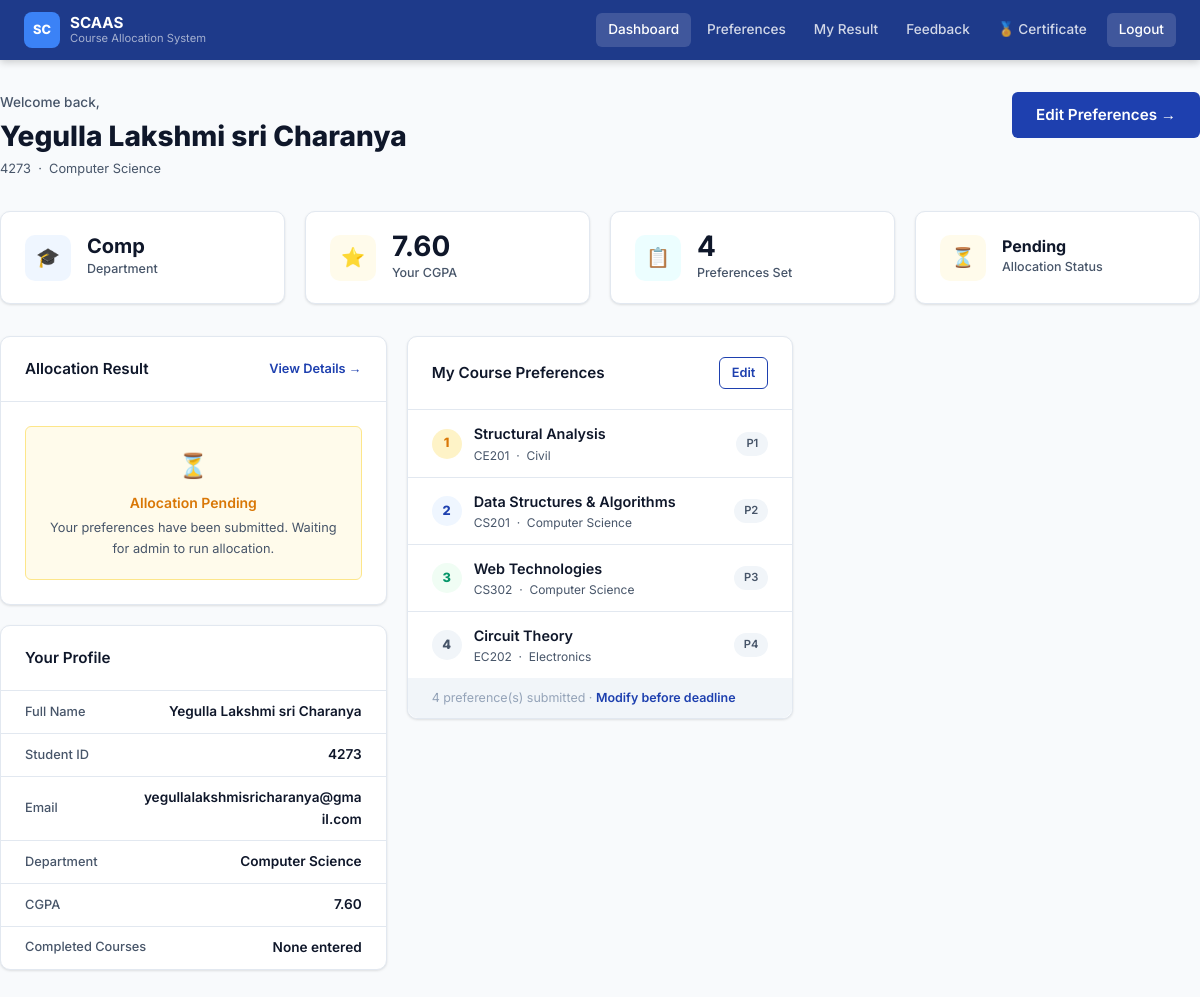
Page /dashboard (signed in) on the committed database.
### tables this page shows
CREATE TABLE students (
        id INTEGER PRIMARY KEY AUTOINCREMENT, name TEXT NOT NULL,
        student_id TEXT UNIQUE NOT NULL, email TEXT UNIQUE NOT NULL,
        password TEXT NOT NULL, department TEXT NOT NULL,
        cgpa REAL DEFAULT 0.0, completed_courses TEXT DEFAULT '',
        created_at TIMESTAMP DEFAULT CURRENT_TIMESTAMP);

CREATE TABLE preferences (
        id INTEGER PRIMARY KEY AUTOINCREMENT, student_id INTEGER NOT NULL,
        course_id INTEGER NOT NULL, priority_rank INTEGER NOT NULL,
        submitted_at TIMESTAMP DEFAULT CURRENT_TIMESTAMP,
        FOREIGN KEY(student_id) REFERENCES students(id) ON DELETE CASCADE,
        FOREIGN KEY(course_id) REFERENCES courses(course_id) ON DELETE CASCADE,
        UNIQUE(student_id, course_id));

CREATE TABLE courses (
        course_id INTEGER PRIMARY KEY AUTOINCREMENT, course_name TEXT NOT NULL,
        course_code TEXT UNIQUE NOT NULL, department TEXT NOT NULL,
        seat_capacity INTEGER NOT NULL, seats_remaining INTEGER NOT NULL,
        prerequisite TEXT DEFAULT 'None', day TEXT DEFAULT 'Monday',
        time_slot TEXT DEFAULT '09:00-10:30', venue TEXT DEFAULT 'TBD',
        description TEXT DEFAULT '', is_active INTEGER DEFAULT 1,
        created_at TIMESTAMP DEFAULT CURRENT_TIMESTAMP, start_date TEXT DEFAULT '', end_date TEXT DEFAULT '');

### app.py (the view, shortened to what this page needs)
@app.route('/dashboard')
def dashboard():
    if session.get('role') != 'student': return redirect(url_for('login'))
    conn = get_db()
    student = conn.execute('SELECT * FROM students WHERE id=?', (session['student_id'],)).fetchone()
    allocation = conn.execute('''SELECT a.*, c.course_name, c.course_code, c.department, c.day, c.time_slot, c.venue
        FROM allocations a JOIN courses c ON a.course_id=c.course_id
        WHERE a.student_id=? AND a.allocation_status="Allocated"''', (session['student_id'],)).fetchone()
    prefs = conn.execute('''SELECT p.*, c.course_name, c.course_code, c.department
        FROM preferences p JOIN courses c ON p.course_id=c.course_id
        WHERE p.student_id=? ORDER BY p.priority_rank''', (session['student_id'],)).fetchall()
    settings = conn.execute('SELECT * FROM allocation_settings WHERE id=1').fetchone()
    has_feedback = False
    has_cert = False
    conn.close()
    return render_template('dashboard.html', student=student, allocation=allocation,
        preferences=prefs, settings=settings, has_feedback=has_feedback, has_cert=has_cert)

### app.py (called while the page is built)
def get_db():
    conn = sqlite3.connect(DB_PATH)
    conn.row_factory = sqlite3.Row
    conn.execute("PRAGMA foreign_keys = ON")
    return conn

### templates/dashboard.html (shortened to what this page needs)
{% extends "base.html" %}
{% block content %}
<div class="container page-wrap">
  <div style="display:flex;justify-content:space-between;align-items:flex-start;margin-bottom:2rem;flex-wrap:wrap;gap:1rem;">
    <div>
      <p style="color:var(--text2);font-size:0.85rem;font-weight:500;">Welcome back,</p>
      <h1 style="font-size:1.75rem;font-weight:800;">{{ student['name'] }}</h1>
      <p style="color:var(--text2);font-size:0.8rem;">{{ student['student_id'] }} &nbsp;·&nbsp; {{ student['department'] }}</p>
    </div>
    {% if settings['allow_modifications'] %}
    <div style="display:flex;gap:8px;flex-wrap:wrap;">
      <a href="/preferences" class="btn btn-primary btn-lg">
        {% if preferences %}Edit Preferences{% else %}Select Preferences{% endif %} →
      </a>
    </div>
    {% endif %}
  </div>
  <div class="grid grid-4" style="margin-bottom:2rem;">
    <div class="stat-card">
      <div class="stat-icon blue">🎓</div>
      <div><div class="stat-value" style="font-size:1.25rem;">{{ student['department'][:4] }}</div><div class="stat-label">Department</div></div>
    </div>
    <div class="stat-card">
      <div class="stat-icon amber">⭐</div>
      <div><div class="stat-value">{{ "%.2f"|format(student['cgpa']) }}</div><div class="stat-label">Your CGPA</div></div>
    </div>
    <div class="stat-card">
      <div class="stat-icon cyan">📋</div>
      <div><div class="stat-value">{{ preferences|length }}</div><div class="stat-label">Preferences Set</div></div>
    </div>
    <div class="stat-card">
      <div class="stat-icon {% if allocation %}green{% else %}amber{% endif %}">{% if allocation %}✓{% else %}⏳{% endif %}</div>
      <div><div class="stat-value" style="font-size:1rem;">{% if allocation %}Allocated{% else %}Pending{% endif %}</div><div class="stat-label">Allocation Status</div></div>
    </div>
  </div>
  <div class="grid grid-2" style="align-items:start;">
    <div style="display:flex;flex-direction:column;gap:1.25rem;">
      <div class="card">
        <div class="card-header"><h3>Allocation Result</h3><a href="/my-allocation" style="font-size:0.8rem;color:var(--primary);text-decoration:none;font-weight:600;">View Details →</a></div>
        <div class="card-body">
          {% if allocation %}
          <div style="background:#f0fdf4;border:1px solid #bbf7d0;border-radius:var(--radius-sm);padding:1.25rem;">
            <div style="display:flex;align-items:center;gap:8px;margin-bottom:0.5rem;">
              <span style="color:var(--success);font-size:1.1rem;">✅</span>
              <span style="font-weight:700;color:var(--success);">Course Allocated Successfully</span>
            </div>
            <div style="font-size:1.1rem;font-weight:700;color:var(--text);margin-bottom:2px;">{{ allocation['course_name'] }}</div>
            <div style="font-size:0.8rem;color:var(--text2);">{{ allocation['course_code'] }} &nbsp;·&nbsp; {{ allocation['department'] }}</div>
            <div style="font-size:0.8rem;color:var(--text2);margin-top:4px;">{{ allocation['day'] }} &nbsp;·&nbsp; {{ allocation['time_slot'] }}</div>
          </div>
          {% else %}
          <div style="background:#fffbeb;border:1px solid #fde68a;border-radius:var(--radius-sm);padding:1.25rem;text-align:center;">
            <div style="font-size:1.5rem;margin-bottom:6px;">⏳</div>
            <div style="font-weight:600;color:var(--warning);margin-bottom:4px;">Allocation Pending</div>
            <div style="font-size:0.8rem;color:var(--text2);">
              {% if preferences %}Your preferences have been submitted. Waiting for admin to run allocation.
              {% else %}Please submit your course preferences first.{% endif %}
            </div>
          </div>
          {% endif %}
        </div>
      </div>
      <div class="card">
        <div class="card-header"><h3>Your Profile</h3></div>
        <div class="card-body" style="padding:0;">
          {% for label, value in [('Full Name', student['name']),('Student ID', student['student_id']),('Email', student['email']),('Department', student['department']),('CGPA', "%.2f"|format(student['cgpa'])),('Completed Courses', student['completed_courses'] or 'None entered')] %}
          <div style="display:flex;justify-content:space-between;align-items:center;padding:10px 1.5rem;{% if not loop.last %}border-bottom:1px solid var(--border);{% endif %}">
            <span style="font-size:0.8rem;color:var(--text2);font-weight:500;">{{ label }}</span>
            <span style="font-size:0.85rem;font-weight:600;color:var(--text);max-width:220px;text-align:right;word-break:break-all;">{{ value }}</span>
          </div>
          {% endfor %}
        </div>
      </div>
    </div>
    <div class="card">
      <div class="card-header">
        <h3>My Course Preferences</h3>
        {% if settings['allow_modifications'] %}<a href="/preferences" class="btn btn-sm btn-outline">{% if preferences %}Edit{% else %}Select{% endif %}</a>{% endif %}
      </div>
      <div class="card-body" style="padding:0;">
        {% if preferences %}
          {% for pref in preferences %}
          <div style="display:flex;align-items:center;gap:12px;padding:12px 1.5rem;{% if not loop.last %}border-bottom:1px solid var(--border);{% endif %}">
            <div style="width:30px;height:30px;border-radius:50%;display:flex;align-items:center;justify-content:center;font-size:0.8rem;font-weight:800;flex-shrink:0;
              {% if loop.index==1 %}background:#fef3c7;color:#d97706;
              {% elif loop.index==2 %}background:#eff6ff;color:var(--primary);
              {% elif loop.index==3 %}background:#f0fdf4;color:var(--success);
              {% else %}background:var(--bg2);color:var(--text2);{% endif %}">{{ loop.index }}</div>
            <div style="flex:1;">
              <div style="font-size:0.9rem;font-weight:600;">{{ pref['course_name'] }}</div>
              <div style="font-size:0.75rem;color:var(--text2);">{{ pref['course_code'] }} &nbsp;·&nbsp; {{ pref['department'] }}</div>
            </div>
            <span class="badge badge-gray" style="font-size:0.7rem;">P{{ loop.index }}</span>
          </div>
          {% endfor %}
          <div style="padding:10px 1.5rem;background:var(--bg2);border-radius:0 0 var(--radius) var(--radius);">
            <div style="font-size:0.78rem;color:var(--text3);">{{ preferences|length }} preference(s) submitted{% if settings['allow_modifications'] %} · <a href="/preferences" style="color:var(--primary);text-decoration:none;font-weight:600;">Modify before deadline</a>{% endif %}</div>
          </div>
        {% endif %}
      </div>
    </div>
  </div>
</div>
{% endblock %}

### templates/base.html (style rules this page uses)
:root { --primary: #1e40af; --primary-light: #3b82f6; --primary-dark: #1e3a8a; --secondary: #0891b2; --accent: #f59e0b; --success: #059669; --warning: #d97706; --danger: #dc2626; --bg: #f8fafc; --bg2: #f1f5f9; --bg3: #e2e8f0; --surface: #ffffff; --surface2: #f8fafc; --text: #0f172a; --text2: #475569; --text3: #94a3b8; --border: #e2e8f0; --border2: #cbd5e1; --shadow: 0 1px 3px rgba(0,0,0,0.08), 0 1px 2px rgba(0,0,0,0.04); --shadow-md: 0 4px 6px rgba(0,0,0,0.07), 0 2px 4px rgba(0,0,0,0.04); --shadow-lg: 0 10px 15px rgba(0,0,0,0.08), 0 4px 6px rgba(0,0,0,0.04); --radius: 10px; --radius-sm: 6px; --radius-lg: 14px; }
* { margin:0; padding:0; box-sizing:border-box; }
body { font-family:'Inter',sans-serif; background:var(--bg); color:var(--text); min-height:100vh; font-size:14px; line-height:1.6; }
.btn { display:inline-flex; align-items:center; gap:6px; padding:8px 18px; border-radius:var(--radius-sm); font-size:0.85rem; font-weight:600; cursor:pointer; border:none; transition:all 0.15s; text-decoration:none; font-family:'Inter',sans-serif; white-space:nowrap; }
.btn-primary { background:var(--primary); color:#fff; }
.btn-outline { background:transparent; color:var(--primary); border:1.5px solid var(--primary); }
.btn-sm { padding:5px 12px; font-size:0.8rem; }
.btn-lg { padding:11px 24px; font-size:0.95rem; }
.container { max-width:1200px; margin:0 auto; padding:0 1.5rem; }
.page-wrap { padding:2rem 0 3rem; }
.card { background:var(--surface); border:1px solid var(--border); border-radius:var(--radius); box-shadow:var(--shadow); }
.card-body { padding:1.5rem; }
.card-header { padding:1.25rem 1.5rem; border-bottom:1px solid var(--border); display:flex; align-items:center; justify-content:space-between; }
.card-header h3 { font-size:0.95rem; font-weight:600; color:var(--text); }
.grid { display:grid; gap:1.25rem; }
.grid-2 { grid-template-columns: repeat(auto-fill, minmax(340px,1fr)); }
.grid-4 { grid-template-columns: repeat(4,1fr); }
.stat-card { background:var(--surface); border:1px solid var(--border); border-radius:var(--radius); padding:1.25rem 1.5rem; display:flex; align-items:center; gap:1rem; box-shadow:var(--shadow); }
.stat-icon { width:46px; height:46px; border-radius:10px; display:flex; align-items:center; justify-content:center; font-size:1.2rem; flex-shrink:0; }
.stat-icon.blue { background:#eff6ff; color:var(--primary); }
.stat-icon.amber { background:#fffbeb; color:var(--warning); }
.stat-icon.cyan { background:#ecfeff; color:var(--secondary); }
.stat-value { font-size:1.75rem; font-weight:700; line-height:1; color:var(--text); }
.stat-label { font-size:0.78rem; color:var(--text2); margin-top:3px; font-weight:500; }
.badge { display:inline-flex; align-items:center; padding:3px 10px; border-radius:999px; font-size:0.75rem; font-weight:600; }
.badge-gray { background:var(--bg2); color:var(--text2); }

### rows in the picture
students: name "Yegulla Lakshmi sri Charanya", student_id "4273", department "Computer Science", department "Comp", cgpa "7.60", label "Full Name", label "Student ID", student "4273", label "Email", email "yegullalakshmisricharanya@gmail.com", label "Department"
preferences: course_name "Structural Analysis", course_code "CE201", department "Civil"
preferences: course_name "Data Structures & Algorithms", course_code "CS201", department "Computer Science"
preferences: course_name "Web Technologies", course_code "CS302", department "Computer Science"
preferences: course_name "Circuit Theory", course_code "EC202", department "Electronics"

### other values in the picture
{{ preferences|length }} "4"
{{ label }} "CGPA" "Completed Courses"
{{ value }} "7.60" "None entered"
